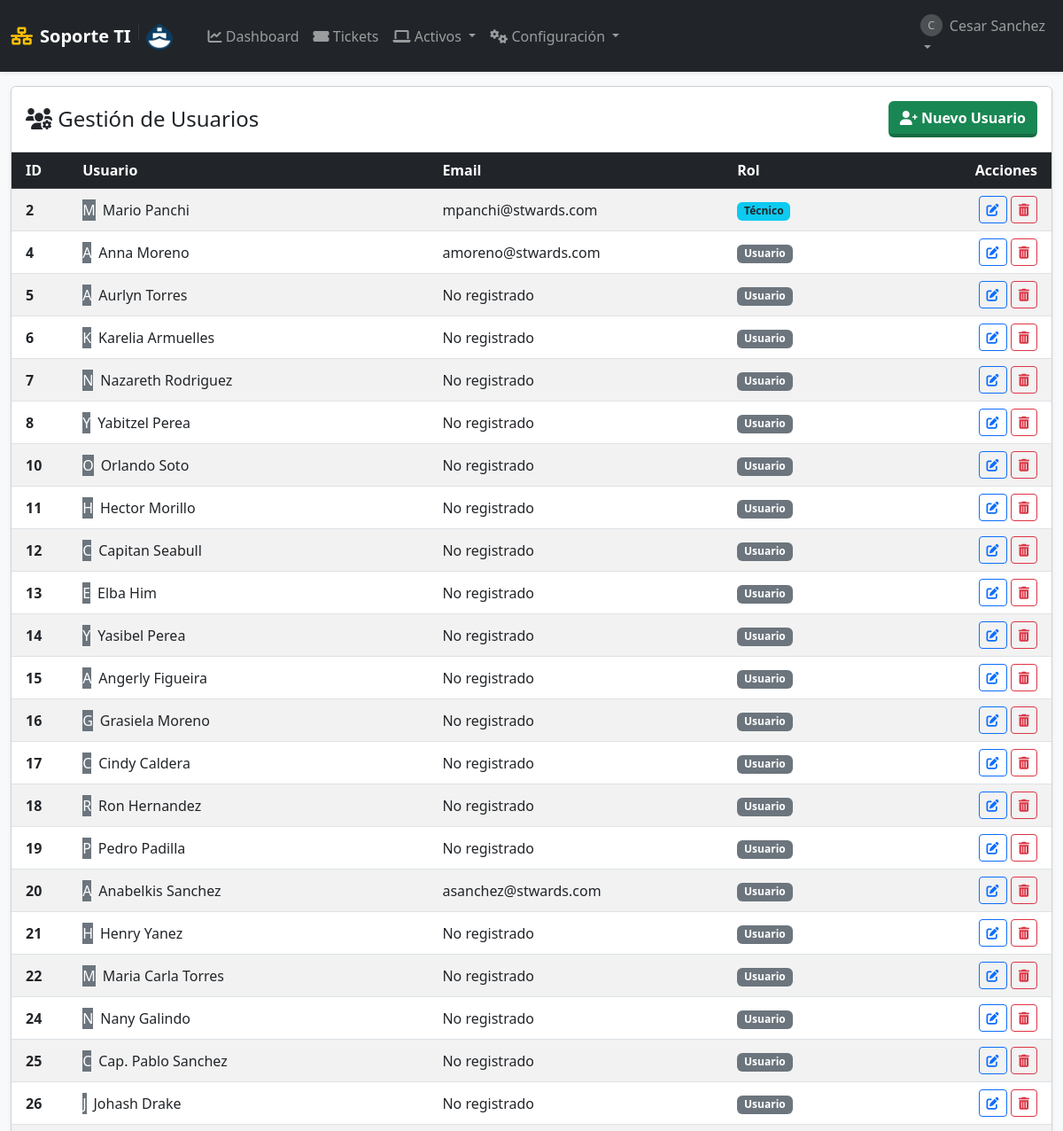
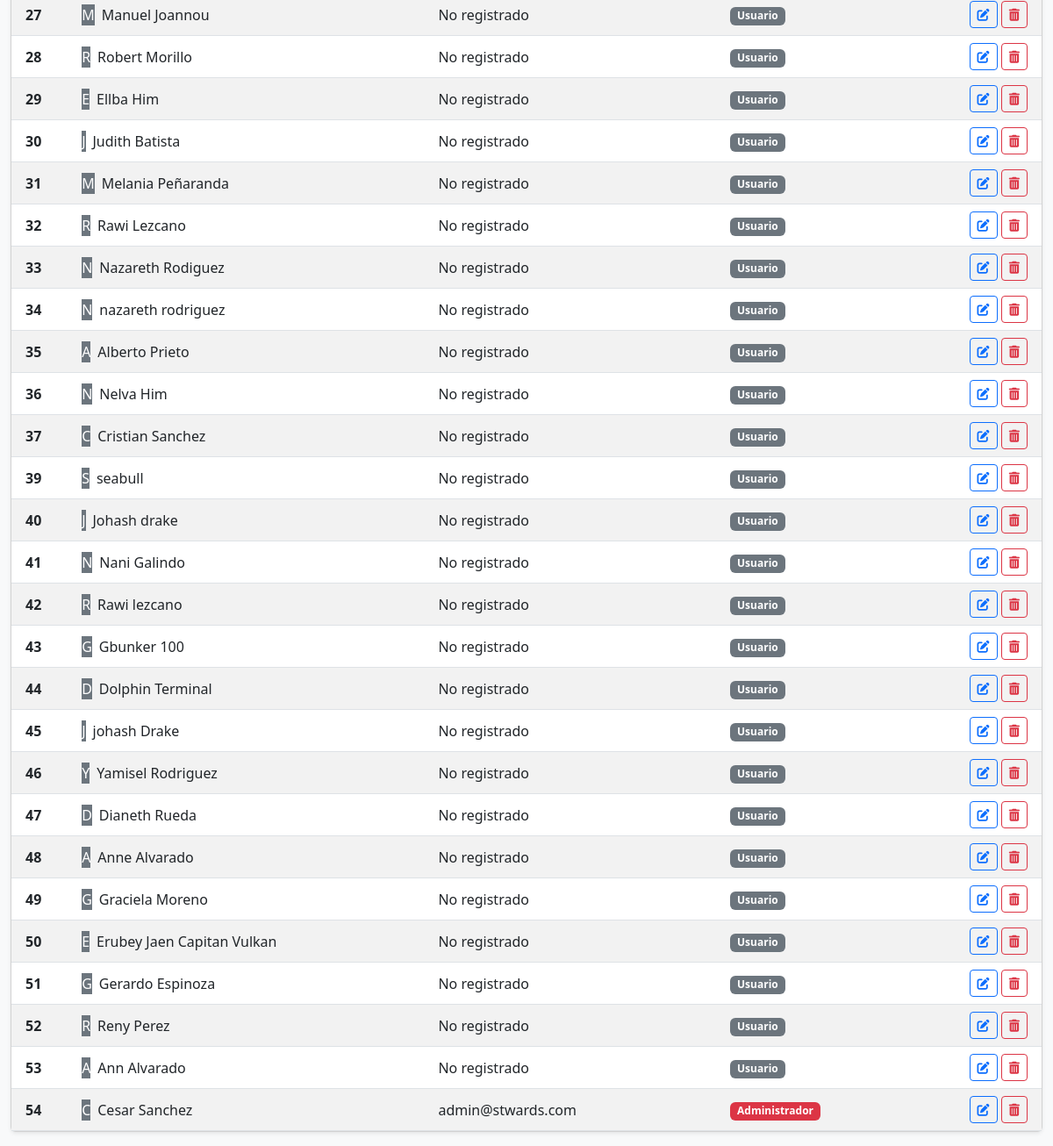
Before: /admin/usuarios (signed in) with the older database file (2 pictures, top to bottom).
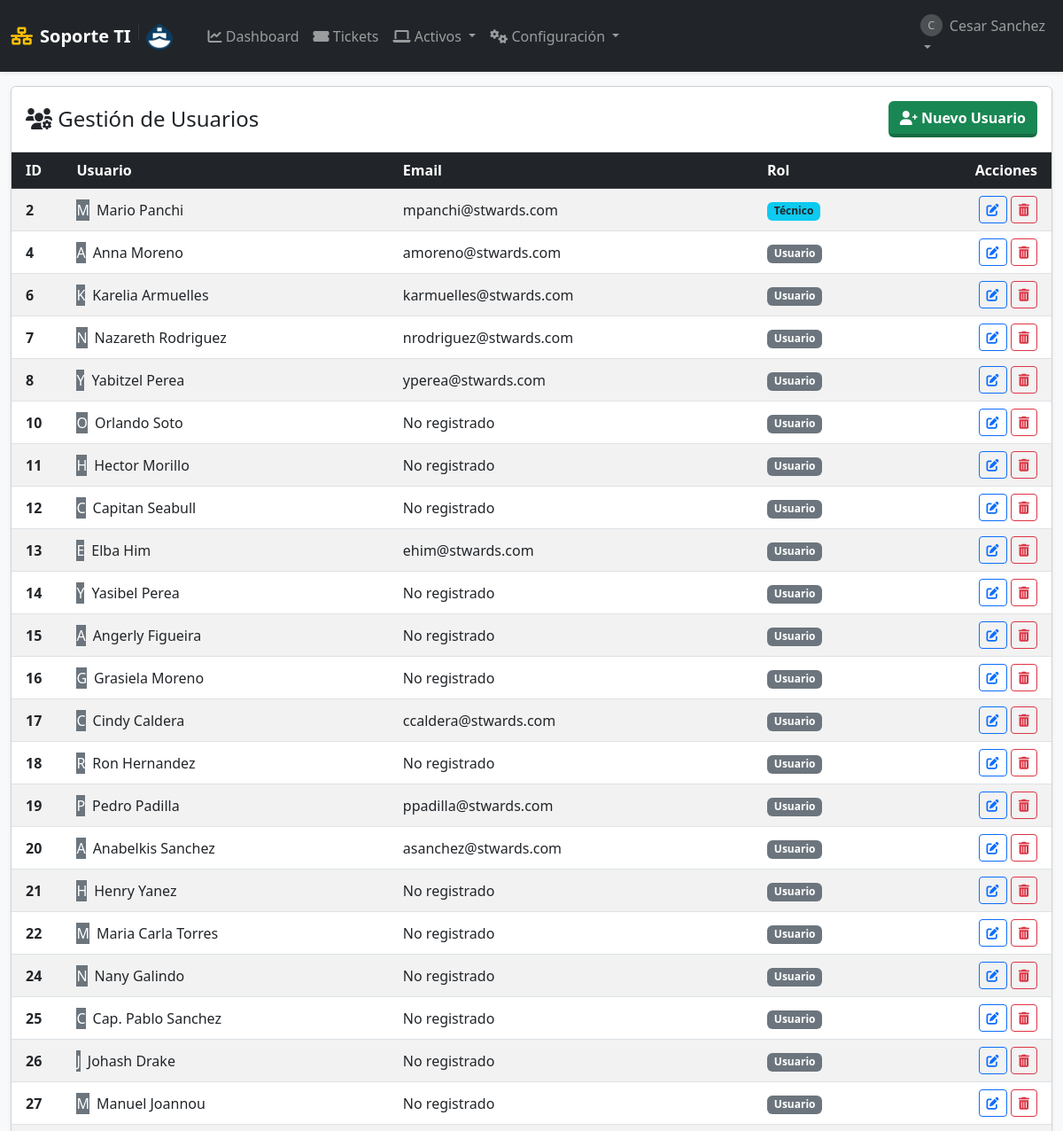
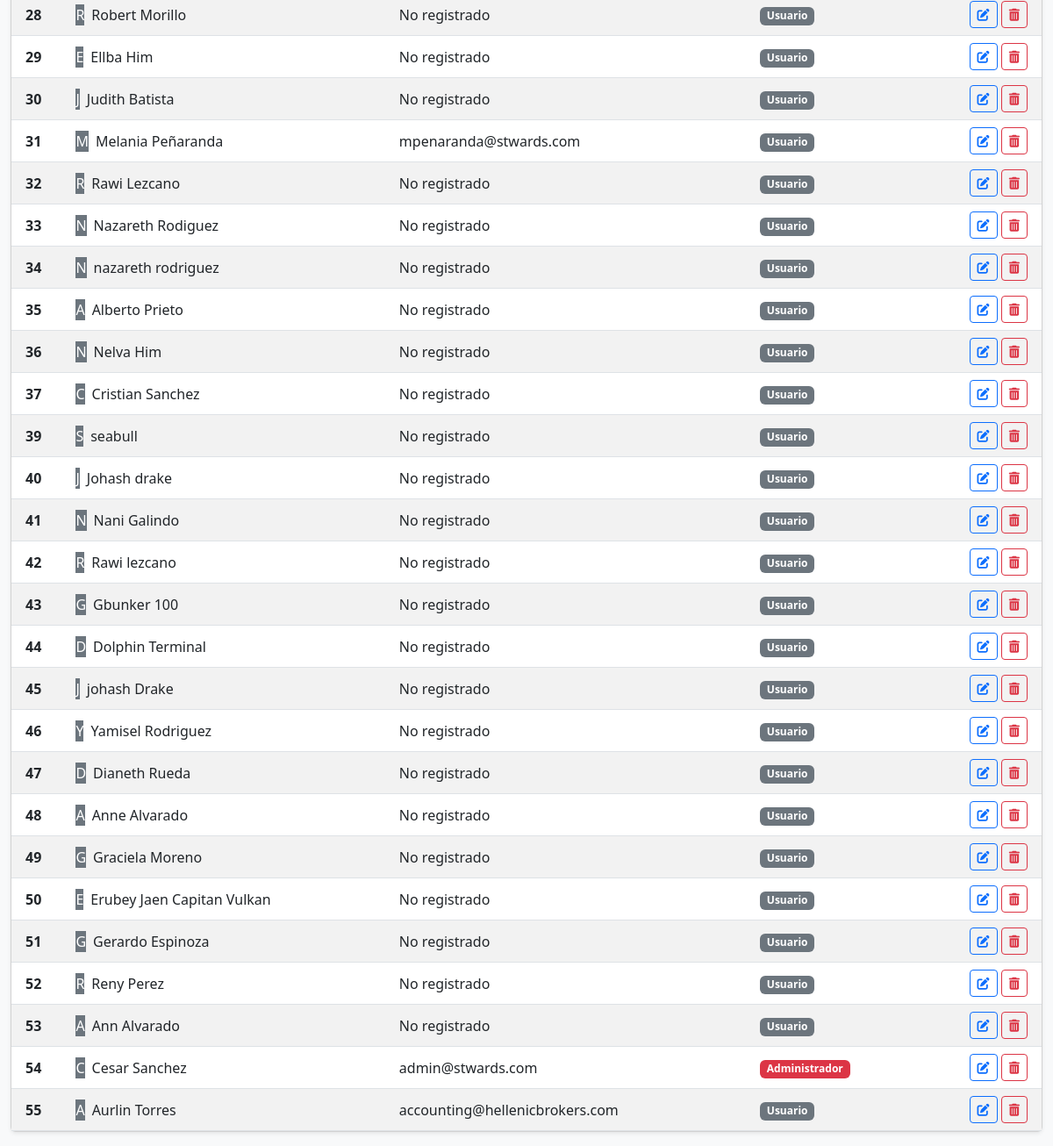
After: the same page with the newer database file (2 pictures, top to bottom).
### tables this page shows
CREATE TABLE usuarios (
            id INTEGER PRIMARY KEY AUTOINCREMENT,
            username TEXT UNIQUE NOT NULL,
            email TEXT UNIQUE,
            password_hash TEXT NOT NULL,
            role TEXT NOT NULL DEFAULT 'user' CHECK(role IN ('admin', 'user', 'tecnico')),
            departamento TEXT,
            fecha_creacion TIMESTAMP DEFAULT CURRENT_TIMESTAMP
        );

### app.py (the view)
@app.route('/admin/usuarios')
@admin_required
def admin_usuarios():
    return render_template('admin_usuarios.html', usuarios=get_db().execute("SELECT * FROM usuarios").fetchall())

### app.py (called while the page is built)
def get_db():
    if 'db' not in g:
        g.db = sqlite3.connect(app.config['DB_FILE'])
        g.db.row_factory = sqlite3.Row
        g.db.execute("PRAGMA foreign_keys = ON")
    return g.db

def admin_required(f):
    @wraps(f)
    def decorated_function(*args, **kwargs):
        if session.get('role') != 'admin':
            flash('Acceso denegado.', 'danger')
            return redirect(url_for('dashboard'))
        return f(*args, **kwargs)
    return decorated_function

### templates/admin_usuarios.html
{% extends "layout.html" %}
{% block content %}
<div class="card shadow-sm">
    <div class="card-header bg-white py-3">
        <div class="row align-items-center">
            <div class="col-6">
                <h4 class="mb-0 text-dark"><i class="fas fa-users-cog"></i> Gestión de Usuarios</h4>
            </div>
            <div class="col-6 text-end">
                <a href="{{ url_for('admin_crear_usuario') }}" class="btn btn-success">
                    <i class="fas fa-user-plus"></i> Nuevo Usuario
                </a>
            </div>
        </div>
    </div>
    <div class="card-body p-0">
        <div class="table-responsive">
            <table class="table table-striped table-hover mb-0 align-middle">
                <thead class="table-dark">
                    <tr>
                        <th class="ps-3">ID</th>
                        <th>Usuario</th>
                        <th>Email</th>
                        <th>Rol</th>
                        <th class="text-end pe-3">Acciones</th>
                    </tr>
                </thead>
                <tbody>
                    {% for usuario in usuarios %}
                    <tr>
                        <td class="ps-3 fw-bold">{{ usuario.id }}</td>
                        <td>
                            <div class="d-flex align-items-center">
                                <div class="avatar-circle bg-secondary text-white me-2">
                                    {{ usuario.username[0].upper() }}
                                </div>
                                {{ usuario.username }}
                            </div>
                        </td>
                        <td>{{ usuario.email or 'No registrado' }}</td>
                        <td>
                            {% if usuario.role == 'admin' %}
                                <span class="badge bg-danger">Administrador</span>
                            {% elif usuario.role == 'tecnico' %}
                                <span class="badge bg-info text-dark">Técnico</span>
                            {% else %}
                                <span class="badge bg-secondary">Usuario</span>
                            {% endif %}
                        </td>
                        <td class="text-end pe-3">
                            <a href="{{ url_for('admin_editar_usuario', user_id=usuario.id) }}" class="btn btn-sm btn-outline-primary" title="Editar">
                                <i class="fas fa-edit"></i>
                            </a>
                            <form action="{{ url_for('admin_eliminar_usuario', user_id=usuario.id) }}" method="POST" class="d-inline" onsubmit="return confirm('¿Estás seguro de eliminar a {{ usuario.username }}? Esta acción es irreversible.');">
                                <button type="submit" class="btn btn-sm btn-outline-danger" title="Eliminar">
                                    <i class="fas fa-trash-alt"></i>
                                </button>
                            </form>
                        </td>
                    </tr>
                    {% endfor %}
                </tbody>
            </table>
        </div>
    </div>
</div>
{% endblock %}

### templates/layout.html (shortened to what this page needs)
<!DOCTYPE html>
<html lang="es">
<head>
    <link href="https://cdn.jsdelivr.net/npm/bootstrap@5.3.0/dist/css/bootstrap.min.css" rel="stylesheet">
    <link rel="stylesheet" href="https://cdnjs.cloudflare.com/ajax/libs/font-awesome/6.0.0/css/all.min.css">
    <link rel="stylesheet" href="https://cdn.datatables.net/1.13.4/css/dataTables.bootstrap5.min.css">
    <link rel="stylesheet" href="https://cdn.datatables.net/responsive/2.4.1/css/responsive.bootstrap5.min.css">
    <link rel="stylesheet" href="https://cdn.datatables.net/buttons/2.3.6/css/buttons.bootstrap5.min.css">
    <link rel="stylesheet" href="{{ url_for('static', filename='css/style.css') }}">
</head>
<body class="bg-light sap-mode">
    <nav class="navbar navbar-expand-lg navbar-dark bg-dark shadow-sm z-index-1000">
        <div class="container-fluid">
            <a class="navbar-brand fw-bold d-flex align-items-center" href="{{ url_for('dashboard') }}">
                <i class="fas fa-network-wired me-2 text-warning"></i>
                Soporte TI
                <img src="{{ url_for('static', filename='img/logo.png') }}" alt="Logo Empresa" height="30" class="d-inline-block align-text-top">
            </a>
            <div class="collapse navbar-collapse" id="navbarNav">
                {% if session.get('user_id') %}
                <ul class="navbar-nav me-auto ms-3">
                    <li class="nav-item">
                        <a class="nav-link" href="{{ url_for('dashboard') }}"><i class="fas fa-chart-line"></i> Dashboard</a>
                    </li>
                    <li class="nav-item">
                        <a class="nav-link" href="{{ url_for('lista_soportes') }}"><i class="fas fa-ticket-alt"></i> Tickets</a>
                    </li>
                    {% if session.get('role') in ['admin', 'tecnico'] %}
                    <li class="nav-item dropdown">
                        <a class="nav-link dropdown-toggle" href="#" data-bs-toggle="dropdown">
                            <i class="fas fa-laptop"></i> Activos
                        </a>
                    </li>
                    {% endif %}
                    {% if session.get('role') == 'admin' %}
                    <li class="nav-item dropdown">
                        <a class="nav-link dropdown-toggle" href="#" data-bs-toggle="dropdown">
                            <i class="fas fa-cogs"></i> Configuración
                        </a>
                    </li>
                    {% endif %}
                </ul>
                <ul class="navbar-nav">
                    <li class="nav-item dropdown">
                        <a class="nav-link dropdown-toggle" href="#" data-bs-toggle="dropdown">
                            <div class="d-flex align-items-center">
                                <div class="avatar-circle-sm me-2">{{ session.get('username')[0].upper() }}</div>
                                {{ session.get('username') }}
                            </div>
                        </a>
                    </li>
                </ul>
                {% endif %}
            </div>
        </div>
    </nav>
    <main class="container-fluid py-3 main-container">
        {% block content %}{% endblock %}
    </main>
</body>
</html>

### static/css/style.css (style rules this page uses)
body.sap-mode { height: 100vh; display: flex; flex-direction: column; margin: 0; overflow: hidden; }
.main-container { flex: 1; overflow-y: auto; padding-bottom: 20px; width: 100%; }
.btn { transition: all 0.15s ease-in-out; border-bottom: 4px solid rgba(0,0,0,0.2) !important; font-weight: 600; }
.btn-outline-primary, .btn-outline-secondary, .btn-outline-danger { border-bottom: 1px solid currentColor !important; }
.avatar-circle-sm { width: 25px; height: 25px; background-color: #ffffff33; border-radius: 50%; text-align: center; line-height: 25px; font-size: 0.8em; }

Changed rows visible on the page:
removed usuarios: id "5", username "A", username "Aurlyn Torres", email "No registrado", role "Usuario"
changed usuarios "Karelia Armuelles": email "No registrado" → "karmuelles@stwards.com"
changed usuarios "Nazareth Rodriguez": email "No registrado" → "nrodriguez@stwards.com"
changed usuarios "Yabitzel Perea": email "No registrado" → "yperea@stwards.com"
changed usuarios "Elba Him": email "No registrado" → "ehim@stwards.com"
changed usuarios "Cindy Caldera": email "No registrado" → "ccaldera@stwards.com"
changed usuarios "Pedro Padilla": email "No registrado" → "ppadilla@stwards.com"
changed usuarios "Melania Peñaranda": email "No registrado" → "mpenaranda@stwards.com"
added usuarios: id "55", username "A", username "Aurlin Torres", email "accounting@hellenicbrokers.com", role "Usuario"
